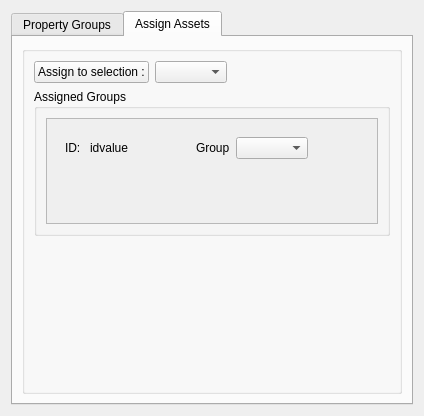
<?xml version="1.0" encoding="UTF-8"?>
<ui version="4.0">
 <class>projectDataWidget</class>
 <widget class="QWidget" name="projectDataWidget">
  <property name="geometry">
   <rect>
    <x>0</x>
    <y>0</y>
    <width>424</width>
    <height>416</height>
   </rect>
  </property>
  <property name="sizePolicy">
   <sizepolicy hsizetype="Expanding" vsizetype="Expanding">
    <horstretch>0</horstretch>
    <verstretch>0</verstretch>
   </sizepolicy>
  </property>
  <property name="minimumSize">
   <size>
    <width>320</width>
    <height>240</height>
   </size>
  </property>
  <property name="cursor">
   <cursorShape>ArrowCursor</cursorShape>
  </property>
  <property name="windowTitle">
   <string>Asset Data</string>
  </property>
  <layout class="QGridLayout" name="gridLayout">
   <item row="0" column="0">
    <layout class="QVBoxLayout" name="verticalLayout">
     <item>
      <widget class="QTabWidget" name="asset_groups_and_assignments">
       <property name="currentIndex">
        <number>1</number>
       </property>
       <widget class="QWidget" name="asset_groups">
        <property name="toolTip">
         <string>&lt;html&gt;&lt;head/&gt;&lt;body&gt;&lt;p&gt;Provide parameters for asset groups here. &lt;/p&gt;&lt;/body&gt;&lt;/html&gt;</string>
        </property>
        <attribute name="title">
         <string>Property Groups</string>
        </attribute>
        <layout class="QGridLayout" name="gridLayout_5">
         <item row="0" column="0">
          <layout class="QGridLayout" name="gridLayout_4">
           <item row="0" column="0">
            <widget class="QGroupBox" name="groupBox">
             <layout class="QGridLayout" name="gridLayout_7">
              <item row="0" column="0">
               <layout class="QVBoxLayout" name="pg_verticalLayout">
                <item>
                 <layout class="QHBoxLayout" name="horizontalLayout_2">
                  <item>
                   <widget class="QLabel" name="label">
                    <property name="text">
                     <string>No. Groups</string>
                    </property>
                   </widget>
                  </item>
                  <item>
                   <widget class="QSpinBox" name="no_groups">
                    <property name="minimum">
                     <number>1</number>
                    </property>
                   </widget>
                  </item>
                  <item>
                   <spacer name="horizontalSpacer">
                    <property name="orientation">
                     <enum>Qt::Horizontal</enum>
                    </property>
                    <property name="sizeHint" stdset="0">
                     <size>
                      <width>40</width>
                      <height>20</height>
                     </size>
                    </property>
                   </spacer>
                  </item>
                 </layout>
                </item>
                <item>
                 <layout class="QHBoxLayout" name="horizontalLayout">
                  <item>
                   <layout class="QVBoxLayout" name="layout5">
                    <item>
                     <widget class="QScrollArea" name="scrollArea">
                      <property name="widgetResizable">
                       <bool>true</bool>
                      </property>
                      <widget class="QWidget" name="scrollAreaWidgetContents_5">
                       <property name="geometry">
                        <rect>
                         <x>0</x>
                         <y>0</y>
                         <width>348</width>
                         <height>292</height>
                        </rect>
                       </property>
                       <layout class="QVBoxLayout" name="verticalLayout_5">
                        <item>
                         <layout class="QVBoxLayout" name="assetgroup_container_parent_layout"/>
                        </item>
                       </layout>
                      </widget>
                     </widget>
                    </item>
                   </layout>
                  </item>
                 </layout>
                </item>
               </layout>
              </item>
             </layout>
            </widget>
           </item>
          </layout>
         </item>
        </layout>
       </widget>
       <widget class="QWidget" name="assign_assets">
        <property name="toolTip">
         <string>&lt;html&gt;&lt;head/&gt;&lt;body&gt;&lt;p&gt;Assign each asset to an asset group here. &lt;/p&gt;&lt;/body&gt;&lt;/html&gt;</string>
        </property>
        <attribute name="title">
         <string>Assign Assets</string>
        </attribute>
        <layout class="QGridLayout" name="gridLayout_3">
         <item row="0" column="0">
          <layout class="QGridLayout" name="gridLayout_2">
           <item row="0" column="0">
            <widget class="QGroupBox" name="groupBox_2">
             <layout class="QGridLayout" name="gridLayout_6">
              <item row="0" column="0">
               <layout class="QVBoxLayout" name="verticalLayout_2">
                <item>
                 <layout class="QHBoxLayout" name="horizontalLayout_4">
                  <item>
                   <widget class="QPushButton" name="copytoselection">
                    <property name="maximumSize">
                     <size>
                      <width>250</width>
                      <height>16777215</height>
                     </size>
                    </property>
                    <property name="text">
                     <string>Assign to selection :</string>
                    </property>
                   </widget>
                  </item>
                  <item>
                   <widget class="QComboBox" name="grouptocopy">
                    <property name="maximumSize">
                     <size>
                      <width>100</width>
                      <height>16777215</height>
                     </size>
                    </property>
                   </widget>
                  </item>
                  <item>
                   <spacer name="horizontalSpacer_4">
                    <property name="orientation">
                     <enum>Qt::Horizontal</enum>
                    </property>
                    <property name="sizeHint" stdset="0">
                     <size>
                      <width>40</width>
                      <height>20</height>
                     </size>
                    </property>
                   </spacer>
                  </item>
                 </layout>
                </item>
               </layout>
              </item>
              <item row="2" column="0">
               <spacer name="verticalSpacer_2">
                <property name="orientation">
                 <enum>Qt::Vertical</enum>
                </property>
                <property name="sizeHint" stdset="0">
                 <size>
                  <width>20</width>
                  <height>40</height>
                 </size>
                </property>
               </spacer>
              </item>
              <item row="1" column="0">
               <widget class="QGroupBox" name="layoutx">
                <property name="title">
                 <string>Assigned Groups</string>
                </property>
                <layout class="QVBoxLayout" name="verticalLayout_3">
                 <item>
                  <widget class="QScrollArea" name="scrollArea_2">
                   <property name="widgetResizable">
                    <bool>true</bool>
                   </property>
                   <widget class="QWidget" name="scrollAreaWidgetContents">
                    <property name="geometry">
                     <rect>
                      <x>0</x>
                      <y>0</y>
                      <width>332</width>
                      <height>105</height>
                     </rect>
                    </property>
                    <layout class="QVBoxLayout" name="verticalLayout_6">
                     <item>
                      <layout class="QVBoxLayout" name="assign_asset_item_parent_layout">
                       <item>
                        <widget class="QFrame" name="assign_asset_item">
                         <layout class="QHBoxLayout" name="indiviual_asset_container_layout_4">
                          <item>
                           <widget class="QLabel" name="label_8">
                            <property name="maximumSize">
                             <size>
                              <width>50</width>
                              <height>16777215</height>
                             </size>
                            </property>
                            <property name="text">
                             <string>ID: </string>
                            </property>
                           </widget>
                          </item>
                          <item>
                           <widget class="QLabel" name="my_id">
                            <property name="minimumSize">
                             <size>
                              <width>100</width>
                              <height>0</height>
                             </size>
                            </property>
                            <property name="maximumSize">
                             <size>
                              <width>200</width>
                              <height>16777215</height>
                             </size>
                            </property>
                            <property name="text">
                             <string>idvalue</string>
                            </property>
                           </widget>
                          </item>
                          <item>
                           <widget class="QLabel" name="label_9">
                            <property name="text">
                             <string>Group</string>
                            </property>
                           </widget>
                          </item>
                          <item>
                           <widget class="QComboBox" name="my_group">
                            <property name="maximumSize">
                             <size>
                              <width>100</width>
                              <height>16777215</height>
                             </size>
                            </property>
                           </widget>
                          </item>
                          <item>
                           <spacer name="horizontalSpacer_6">
                            <property name="orientation">
                             <enum>Qt::Horizontal</enum>
                            </property>
                            <property name="sizeHint" stdset="0">
                             <size>
                              <width>40</width>
                              <height>20</height>
                             </size>
                            </property>
                           </spacer>
                          </item>
                         </layout>
                        </widget>
                       </item>
                       <item>
                        <spacer name="assign_asset_item_spacer_after_items">
                         <property name="orientation">
                          <enum>Qt::Vertical</enum>
                         </property>
                         <property name="sizeHint" stdset="0">
                          <size>
                           <width>20</width>
                           <height>40</height>
                          </size>
                         </property>
                        </spacer>
                       </item>
                      </layout>
                     </item>
                    </layout>
                   </widget>
                  </widget>
                 </item>
                </layout>
               </widget>
              </item>
             </layout>
            </widget>
           </item>
          </layout>
         </item>
        </layout>
       </widget>
      </widget>
     </item>
    </layout>
   </item>
  </layout>
 </widget>
 <resources/>
 <connections>
  <connection>
   <sender>asset_groups_and_assignments</sender>
   <signal>currentChanged(int)</signal>
   <receiver>grouptocopy</receiver>
   <slot>setCurrentIndex(int)</slot>
   <hints>
    <hint type="sourcelabel">
     <x>279</x>
     <y>175</y>
    </hint>
    <hint type="destinationlabel">
     <x>252</x>
     <y>66</y>
    </hint>
   </hints>
  </connection>
 </connections>
</ui>
